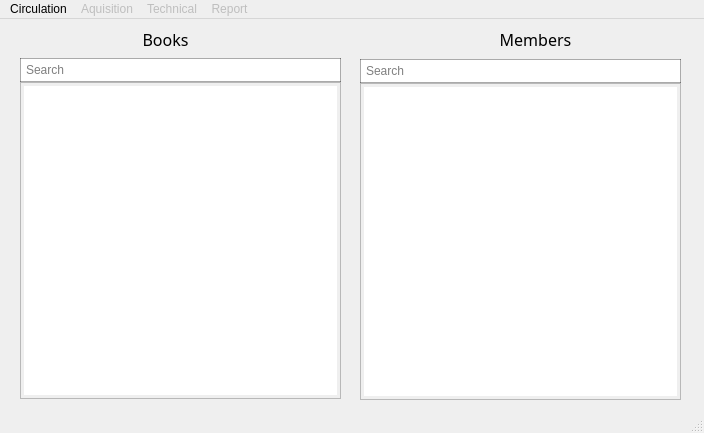
<?xml version="1.0" encoding="UTF-8"?>
<ui version="4.0">
 <class>MainWindow</class>
 <widget class="QMainWindow" name="MainWindow">
  <property name="geometry">
   <rect>
    <x>0</x>
    <y>0</y>
    <width>704</width>
    <height>433</height>
   </rect>
  </property>
  <property name="windowTitle">
   <string>Library Management System</string>
  </property>
  <property name="windowIcon">
   <iconset resource="res.qrc">
    <normaloff>:/icon/icon.png</normaloff>:/icon/icon.png</iconset>
  </property>
  <property name="styleSheet">
   <string notr="true">text-align:center;
</string>
  </property>
  <widget class="QWidget" name="centralwidget">
   <widget class="QLabel" name="label">
    <property name="geometry">
     <rect>
      <x>130</x>
      <y>0</y>
      <width>71</width>
      <height>41</height>
     </rect>
    </property>
    <property name="font">
     <font>
      <family>Quicksand Medium</family>
      <pointsize>12</pointsize>
      <weight>50</weight>
      <italic>false</italic>
      <bold>false</bold>
     </font>
    </property>
    <property name="text">
     <string>Books</string>
    </property>
    <property name="alignment">
     <set>Qt::AlignCenter</set>
    </property>
   </widget>
   <widget class="QLabel" name="label_2">
    <property name="geometry">
     <rect>
      <x>500</x>
      <y>0</y>
      <width>71</width>
      <height>41</height>
     </rect>
    </property>
    <property name="font">
     <font>
      <family>Quicksand Medium</family>
      <pointsize>12</pointsize>
      <weight>50</weight>
      <italic>false</italic>
      <bold>false</bold>
     </font>
    </property>
    <property name="text">
     <string>Members</string>
    </property>
    <property name="alignment">
     <set>Qt::AlignCenter</set>
    </property>
   </widget>
   <widget class="QWidget" name="verticalLayoutWidget">
    <property name="geometry">
     <rect>
      <x>20</x>
      <y>39</y>
      <width>321</width>
      <height>341</height>
     </rect>
    </property>
    <layout class="QVBoxLayout" name="verticalLayout">
     <property name="spacing">
      <number>0</number>
     </property>
     <item>
      <widget class="QLineEdit" name="bookSearch">
       <property name="styleSheet">
        <string notr="true">padding:3px;
border:1px solid #55000000;</string>
       </property>
       <property name="placeholderText">
        <string>Search</string>
       </property>
      </widget>
     </item>
     <item>
      <widget class="QListView" name="bookList">
       <property name="styleSheet">
        <string notr="true">padding:3px;</string>
       </property>
      </widget>
     </item>
    </layout>
   </widget>
   <widget class="QWidget" name="verticalLayoutWidget_2">
    <property name="geometry">
     <rect>
      <x>360</x>
      <y>40</y>
      <width>321</width>
      <height>341</height>
     </rect>
    </property>
    <layout class="QVBoxLayout" name="verticalLayout_2">
     <property name="spacing">
      <number>0</number>
     </property>
     <item>
      <widget class="QLineEdit" name="memberSearch">
       <property name="styleSheet">
        <string notr="true">padding:3px;
border:1px solid #55000000;</string>
       </property>
       <property name="placeholderText">
        <string>Search</string>
       </property>
      </widget>
     </item>
     <item>
      <widget class="QListView" name="memberList">
       <property name="styleSheet">
        <string notr="true">padding:3px;</string>
       </property>
      </widget>
     </item>
    </layout>
   </widget>
  </widget>
  <widget class="QMenuBar" name="menubar">
   <property name="geometry">
    <rect>
     <x>0</x>
     <y>0</y>
     <width>704</width>
     <height>20</height>
    </rect>
   </property>
   <widget class="QMenu" name="circulation">
    <property name="title">
     <string>Circulation</string>
    </property>
    <widget class="QMenu" name="menuMember">
     <property name="title">
      <string>Member</string>
     </property>
     <addaction name="actionAddMember"/>
     <addaction name="actionDeleteMember"/>
    </widget>
    <widget class="QMenu" name="menubook">
     <property name="title">
      <string>Book</string>
     </property>
     <addaction name="actionAddBook"/>
     <addaction name="actionEditBook"/>
     <addaction name="actionModifyBook"/>
     <addaction name="actionDeleteBook"/>
     <addaction name="actionIssueBook"/>
     <addaction name="actionReserveBook"/>
    </widget>
    <addaction name="menuMember"/>
    <addaction name="menubook"/>
   </widget>
   <widget class="QMenu" name="menuAquisition">
    <property name="enabled">
     <bool>false</bool>
    </property>
    <property name="title">
     <string>Aquisition</string>
    </property>
    <widget class="QMenu" name="menuBook_2">
     <property name="enabled">
      <bool>false</bool>
     </property>
     <property name="title">
      <string>Book</string>
     </property>
     <addaction name="actionDirect_Purchase_2"/>
     <addaction name="actionDonation"/>
     <addaction name="actionGift"/>
    </widget>
    <addaction name="menuBook_2"/>
   </widget>
   <widget class="QMenu" name="menuTechnical">
    <property name="enabled">
     <bool>false</bool>
    </property>
    <property name="title">
     <string>Technical</string>
    </property>
    <addaction name="actionCatalogue"/>
   </widget>
   <widget class="QMenu" name="menuReport">
    <property name="enabled">
     <bool>false</bool>
    </property>
    <property name="title">
     <string>Report</string>
    </property>
    <addaction name="actionGeneral"/>
    <addaction name="actionReference"/>
    <addaction name="actionDonated"/>
    <addaction name="actionLibrary_Card"/>
   </widget>
   <addaction name="circulation"/>
   <addaction name="menuAquisition"/>
   <addaction name="menuTechnical"/>
   <addaction name="menuReport"/>
  </widget>
  <widget class="QStatusBar" name="statusbar"/>
  <action name="actionCatalogue">
   <property name="enabled">
    <bool>false</bool>
   </property>
   <property name="text">
    <string>Catalogue</string>
   </property>
  </action>
  <action name="actionGeneral">
   <property name="enabled">
    <bool>false</bool>
   </property>
   <property name="text">
    <string>General</string>
   </property>
  </action>
  <action name="actionReference">
   <property name="text">
    <string>Reference</string>
   </property>
  </action>
  <action name="actionDonated">
   <property name="text">
    <string>Donated</string>
   </property>
  </action>
  <action name="actionLibrary_Card">
   <property name="text">
    <string>Library Card</string>
   </property>
  </action>
  <action name="actionAddMember">
   <property name="enabled">
    <bool>false</bool>
   </property>
   <property name="text">
    <string>Add</string>
   </property>
  </action>
  <action name="actionDeleteMember">
   <property name="enabled">
    <bool>false</bool>
   </property>
   <property name="text">
    <string>Delete</string>
   </property>
  </action>
  <action name="actionSearch">
   <property name="text">
    <string>Search</string>
   </property>
  </action>
  <action name="actionAddBook">
   <property name="enabled">
    <bool>false</bool>
   </property>
   <property name="text">
    <string>Add</string>
   </property>
  </action>
  <action name="actionEditBook">
   <property name="enabled">
    <bool>false</bool>
   </property>
   <property name="text">
    <string>Edit</string>
   </property>
  </action>
  <action name="actionModifyBook">
   <property name="text">
    <string>Modify</string>
   </property>
  </action>
  <action name="actionDeleteBook">
   <property name="enabled">
    <bool>false</bool>
   </property>
   <property name="text">
    <string>Delete</string>
   </property>
  </action>
  <action name="actionIssueBook">
   <property name="enabled">
    <bool>false</bool>
   </property>
   <property name="text">
    <string>Issue</string>
   </property>
  </action>
  <action name="actionReserveBook">
   <property name="enabled">
    <bool>false</bool>
   </property>
   <property name="text">
    <string>Reserve</string>
   </property>
  </action>
  <action name="actionSearchBook">
   <property name="enabled">
    <bool>false</bool>
   </property>
   <property name="text">
    <string>Search</string>
   </property>
  </action>
  <action name="actionDirect_Purchase_2">
   <property name="text">
    <string>Direct Purchase</string>
   </property>
  </action>
  <action name="actionDonation">
   <property name="text">
    <string>Donation</string>
   </property>
  </action>
  <action name="actionGift">
   <property name="text">
    <string>Gift</string>
   </property>
  </action>
 </widget>
 <resources>
  <include location="res.qrc"/>
 </resources>
 <connections/>
</ui>
